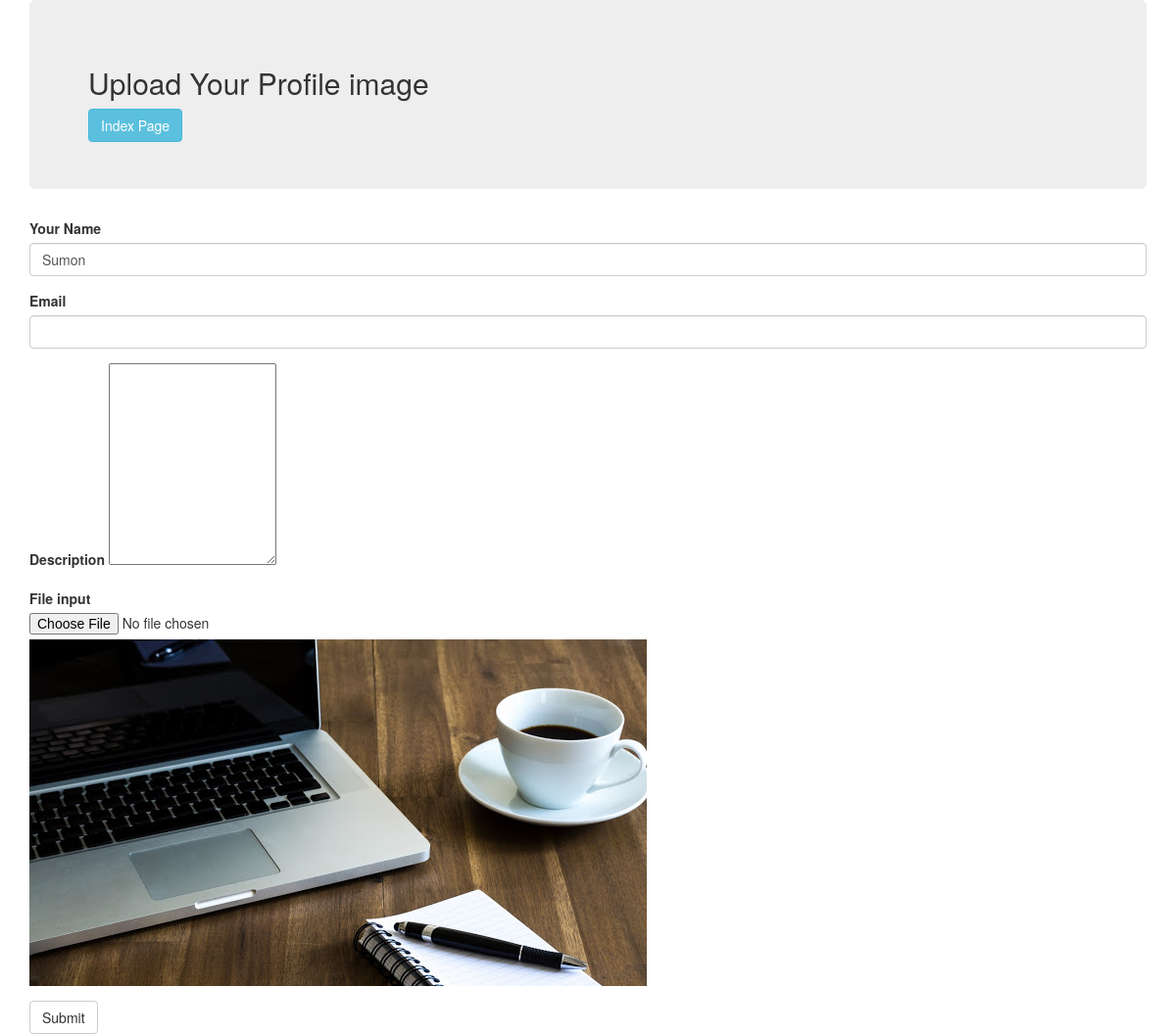
Page /views/SEIP128014/ProfilePicture/edit.php?id=26 on the committed database.
### tables this page shows
CREATE TABLE IF NOT EXISTS `profile` (
  `id` int(11) NOT NULL AUTO_INCREMENT,
  `name` varchar(50) NOT NULL,
  `email` varchar(255) NOT NULL,
  `description` text NOT NULL,
  `image` varchar(255) NOT NULL,
  `trash_at` varchar(255) DEFAULT NULL,
  PRIMARY KEY (`id`)
);

### src/Bitm/SEIP128014/ProfilePicture/ProfilePicture.php (called while the page is built, shortened)
<?php
class ProfilePicture
{
    public $conn;
    public $id;
    public function __construct()
    {
        $this->conn = new \mysqli("localhost","root","","atomicprojectb20");
    }
    public function prepare( array $data){
        if (array_key_exists("id",$data)){
            $this->id = $data['id'];
        }
        return $this;
    }
    public function selectById(){
        $sql = "SELECT * FROM `profile` WHERE `id` = {$this->id}";
        $result = $this->conn->query($sql);
        $row = "";
        if ($result){
            $row = $result->fetch_object();
        }
        return $row;
    }
}

### views/SEIP128014/ProfilePicture/edit.php (the view, shortened to what this page needs)
<?php
$profile = new ProfilePicture();
$editImage = $profile->prepare($_GET)->selectById();
?>
<!DOCTYPE html>
<html lang="en">
<head>
    <link href="../../../resource/bootstrap/css/bootstrap.min.css" rel="stylesheet">
</head>
<body>
<div class="container">
    <div class="row">
        <div class="col-lg-12">
            <div class="jumbotron">
                <h2>Upload Your Profile image</h2>
                <a href="index.php" class="btn btn-info">Index Page</a>
            </div>
        </div>
    </div>
</div>
<div class="container">
    <div class="row">
        <div class="col-lg-12">
            <div class="formArea">
                <form method="post" action="update.php" enctype="multipart/form-data">
                    <div class="form-group">
                        <label for="name">Your Name</label>
                        <input type="text" name="name" value="<?php echo $editImage->name;  ?>" class="form-control" id="name">
                    </div>
                    <div class="form-group">
                        <label for="email">Email</label>
                        <input type="text" name="email" class="form-control" id="email" value="<?php echo $editImage->email; ?>">
                    </div>
                    <div class="form-group">
                        <label for="description"> Description</label>
                        <textarea name="description" id="description" rows="10"><?php echo $editImage->description; ?></textarea>
                    </div>
                    <div class="form-group">
                        <label for="exampleInputFile">File input</label>
                        <input type="file" name="image" id="exampleInputFile">
                        <p class="help-block"><img src="../../../resource/img/<?php echo $editImage->image; ?>" alt=""></p>
                    </div>
                    <button type="submit" class="btn btn-default">Submit</button>
                </form>
            </div>
        </div>
    </div>
</div>
</body>
</html>

### rows in the picture
profile: name "Sumon", image (picture)
